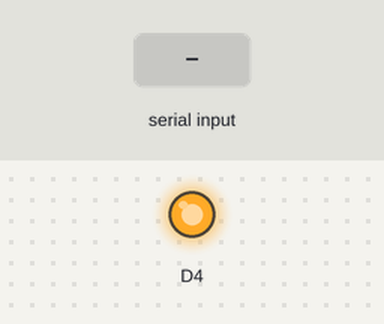
The sketch below on a simulated ESP8266 (NodeMCU). Parts: output pins drawn as LEDs (lit = HIGH). Inputs (shaded band) come from the test bench. What the sketch prints to the serial monitor is not drawn.

Above: at 1.2 s.
1.3 s: "S" received over Serial
At 2.4 s:
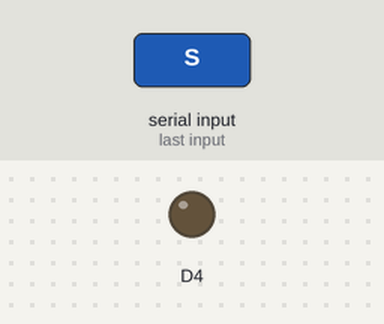
2.8 s: "I" received over Serial
At 3.5 s:
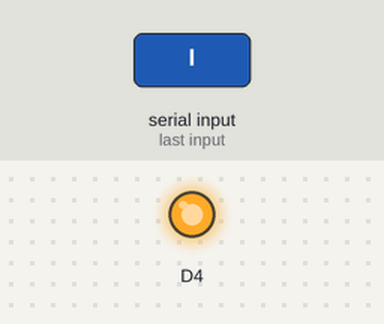
Timing chart, 0 to 5.8 s (numbered marks = the images above; inputs shaded):
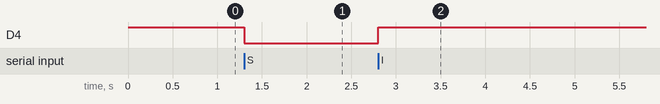

The sketch:

Safi_Lab1.ino
```cpp
char entry;
void setup()
{
pinMode(D4,OUTPUT);
Serial.begin(230400);
digitalWrite(D4,HIGH);

}

void loop()
{
  Serial.println(" press S for on and I for off condition");

if(Serial.available()>0)
{
  entry=Serial.read();
  if(entry=='S')
{
    digitalWrite(D4,LOW);
}
else if(entry=='I')
{
digitalWrite(D4,HIGH);
}
else
{
/*Serial.println("invalid input");*/
}
}
}
```

Measured:
- after the input at 1.3 s, D4: HIGH → LOW at once
- after the input at 2.8 s, D4: LOW → HIGH at once
